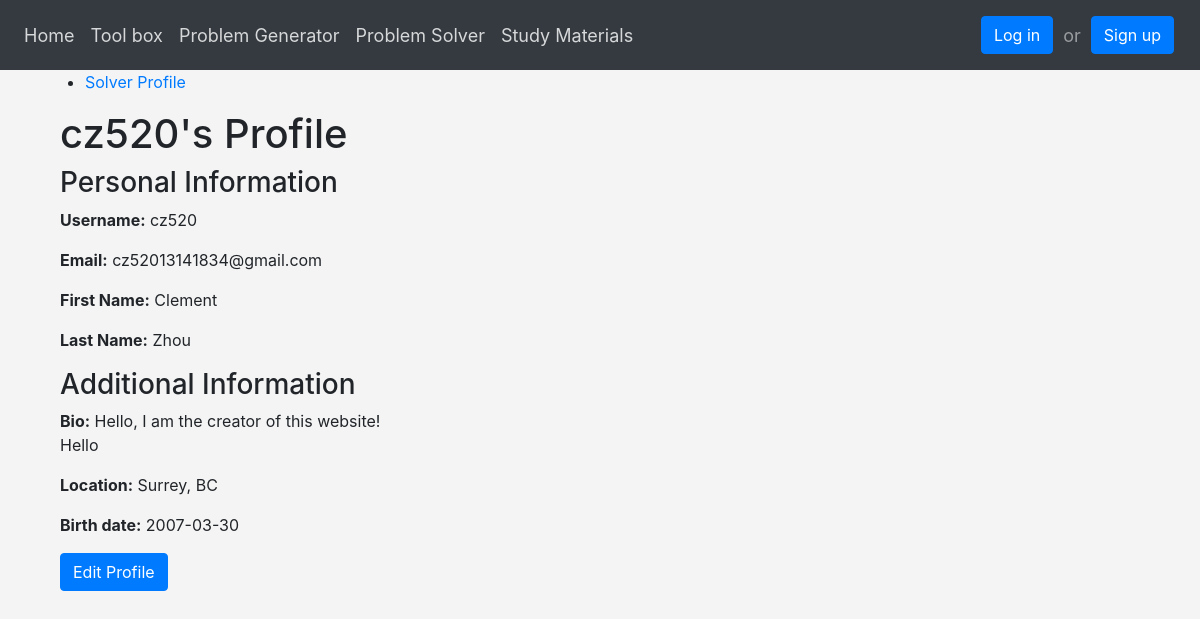
The app's page /accounts/profile/users/cz520/, older data.
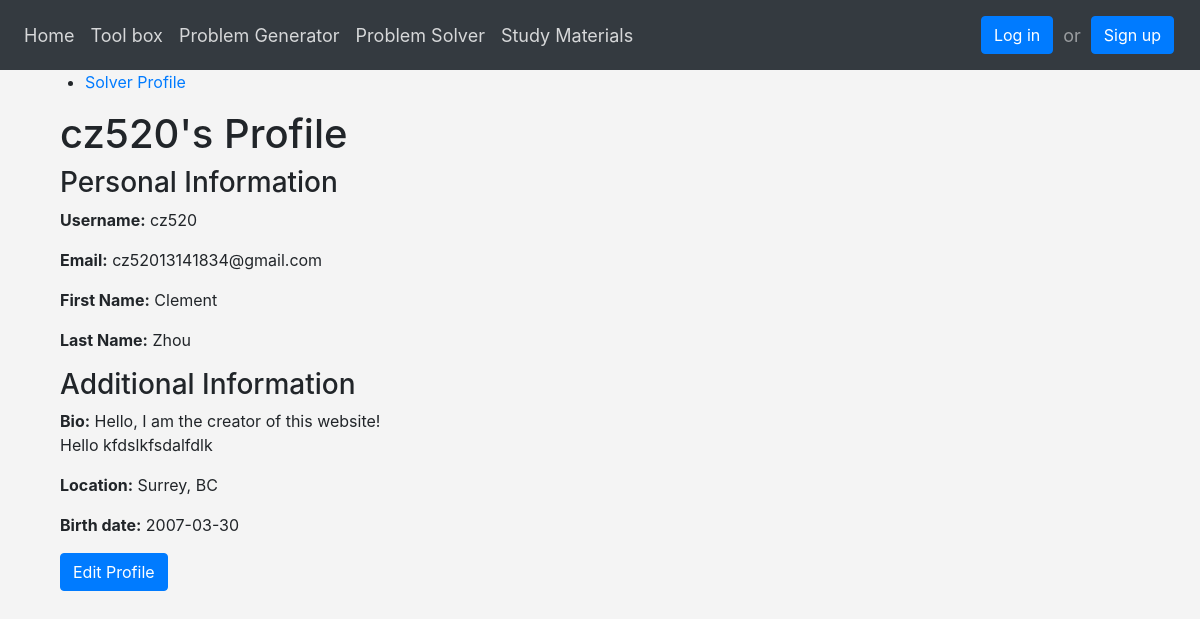
The same page, newer data.
### number_system/models.py (models this page shows, shortened)
class Profile(models.Model):
    user = models.OneToOneField(User, on_delete=models.CASCADE)
    bio = models.TextField(max_length=500, blank=True)
    location = models.CharField(max_length=30, blank=True)
    birth_date = models.DateField(null=True, blank=True)
    is_premium = models.BooleanField

### number_system/view/user_views.py (the view)
# urls.py: path('accounts/profile/users/<str:username>/', user_views.view_user_profile, name='view_profile'),
def view_user_profile(request, username):
    user = User.objects.get(username=username)
    profile = Profile.objects.get(user=user)
    return render(request, 'pages/user/profile.html', {'profile': profile, 'user': user})

### templates/pages/user/profile.html (shortened to what this page needs)
{% extends 'base.html' %}
{% load static %}
{% block content %}
    <div class="navigation">
      <ul>
        <li><a href="{% url 'solver_profile' %}">Solver Profile</a></li>
      </ul>
    </div>
    <div class="container">
        <h1>{{ user.username }}'s Profile</h1>
        <div class="row">
            <div class="col-md-8">
                <div class="profile-view">
                    <h3>Personal Information</h3>
                    <p><strong>Username:</strong> {{ user.username }}</p>
                    <p><strong>Email:</strong> {{ user.email }}</p>
                    <p><strong>First Name:</strong> {{ user.first_name }}</p>
                    <p><strong>Last Name:</strong> {{ user.last_name }}</p>
                    <h3>Additional Information</h3>
                    <p><strong>Bio:</strong> {{ profile.bio|linebreaksbr }}</p>
                    <p><strong>Location:</strong> {{ profile.location }}</p>
                    <p><strong>Birth date:</strong> {{ profile.birth_date|date:"Y-m-d" }}</p>
                    <a href="{% url 'edit_profile' %}" class="btn btn-primary">Edit Profile</a>
                </div>
            </div>
        </div>
    </div>
{% endblock %}

Row changes from the older to the newer data that the page shows:
changed Profile "Surrey, BC": bio "Hello, I am the creator of this website! Hello" → "Hello, I am the creator of this website! Hello kfdslkfsdalfdlk"
